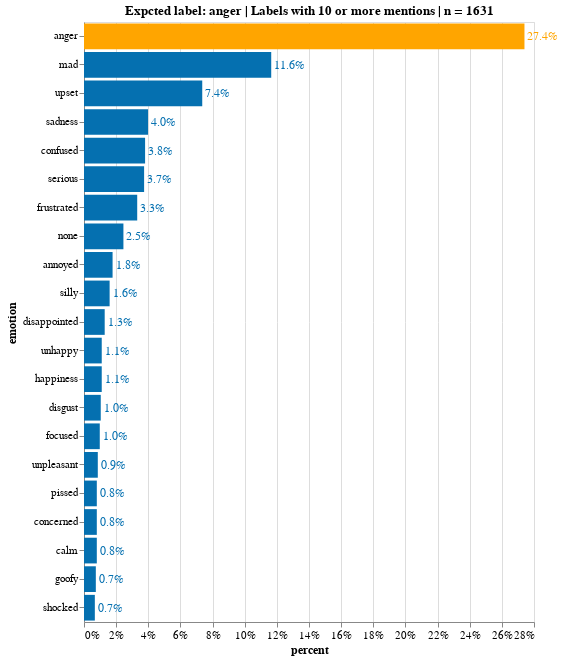

The cell this chart's notebook holds for it:
### Markdown cell above
### Anger

### Code cell
emotion = 'anger'

df_emotion = emotion_df_formated(df_emo_answers, emotion) # subset 'emotion' rows
df_emotion_ans = df_emotion.drop(['photo_id', 'ethnicity', 'sex','age', 'label', 'url', 'photoId'], axis=1)
df_stack_emotion = formating_words(df_emotion_ans) # clean up
df_stack_emotion = manual_spell_check(df_stack_emotion)
df_stack_emotion = grouping(df_stack_emotion, syns)
df_stack_emotion = grouping(df_stack_emotion, hyps)

df_stack_emotion.replace({'scared': 'fear'}, inplace=True)

source = count_freq_labels(df_stack_emotion,X='stacked', col='emotion')
source_10 = source[source['counts'] > 10]

title = 'Expcted label: '+ emotion + ' | Labels with 10 or more mentions | n = '+ source['counts'].sum().astype(str)
X, Y = 'percent:Q', 'emotion:N'
w, h= 450, 600
txs, ls, ts = 12, 11, 12


chart_anger = simple_per_bar(
    source_10, title=title, X=X, Y=Y, \
    width=w, height=h, emotion=emotion, \
    text_size = txs, label_size = ls, title_size=ts)
chart_anger.display(renderer='svg')

### Figure 1 — Vega-Lite specification as saved in the notebook (floating-point values rounded to 4 significant figures)
{"config": {"view": {"continuousWidth": 400, "continuousHeight": 300}, "axis": {"labelFontSize": 11, "titleFontSize": 12}}, "layer": [{"mark": "bar", "encoding": {"color": {"condition": {"value": "orange", "test": "(datum.emotion === 'anger')"}, "value": "#0570b0"}, "x": {"type": "quantitative", "axis": {"format": ".0%"}, "field": "percent"}, "y": {"type": "nominal", "field": "emotion", "sort": "-x"}}, "title": "Expcted label: anger | Labels with 10 or more mentions | n = 1631"}, {"mark": {"type": "text", "align": "left", "baseline": "middle", "dx": 3, "fontSize": 12}, "encoding": {"color": {"condition": {"value": "orange", "test": "(datum.emotion === 'anger')"}, "value": "#0570b0"}, "text": {"type": "quantitative", "field": "percent", "format": ".1%"}, "x": {"type": "quantitative", "axis": {"format": ".0%"}, "field": "percent"}, "y": {"type": "nominal", "field": "emotion", "sort": "-x"}}, "title": "Expcted label: anger | Labels with 10 or more mentions | n = 1631"}], "data": {"name": "data-e164c4562c683b76581f078e8b228b9f"}, "height": 600, "width": 450, "$schema": "https://vega.github.io/schema/vega-lite/v4.8.1.json", "datasets": {"data-e164c4562c683b76581f078e8b228b9f": [{"counts": 447, "emotion": "anger", "percent": 0.2741}, {"counts": 190, "emotion": "mad", "percent": 0.1165}, {"counts": 120, "emotion": "upset", "percent": 0.07357}, {"counts": 65, "emotion": "sadness", "percent": 0.03985}, {"counts": 62, "emotion": "confused", "percent": 0.03801}, {"counts": 61, "emotion": "serious", "percent": 0.0374}, {"counts": 54, "emotion": "frustrated", "percent": 0.03311}, {"counts": 40, "emotion": "none", "percent": 0.02452}, {"counts": 29, "emotion": "annoyed", "percent": 0.01778}, {"counts": 26, "emotion": "silly", "percent": 0.01594}, {"counts": 21, "emotion": "disappointed", "percent": 0.01288}, {"counts": 18, "emotion": "unhappy", "percent": 0.01104}, {"counts": 18, "emotion": "happiness", "percent": 0.01104}, {"counts": 17, "emotion": "disgust", "percent": 0.01042}, {"counts": 16, "emotion": "focused", "percent": 0.00981}, {"counts": 14, "emotion": "unpleasant", "percent": 0.008584}, {"counts": 13, "emotion": "pissed", "percent": 0.007971}, {"counts": 13, "emotion": "concerned", "percent": 0.007971}, {"counts": 13, "emotion": "calm", "percent": 0.007971}, {"counts": 12, "emotion": "goofy", "percent": 0.007357}, {"counts": 11, "emotion": "shocked", "percent": 0.006744}]}}
